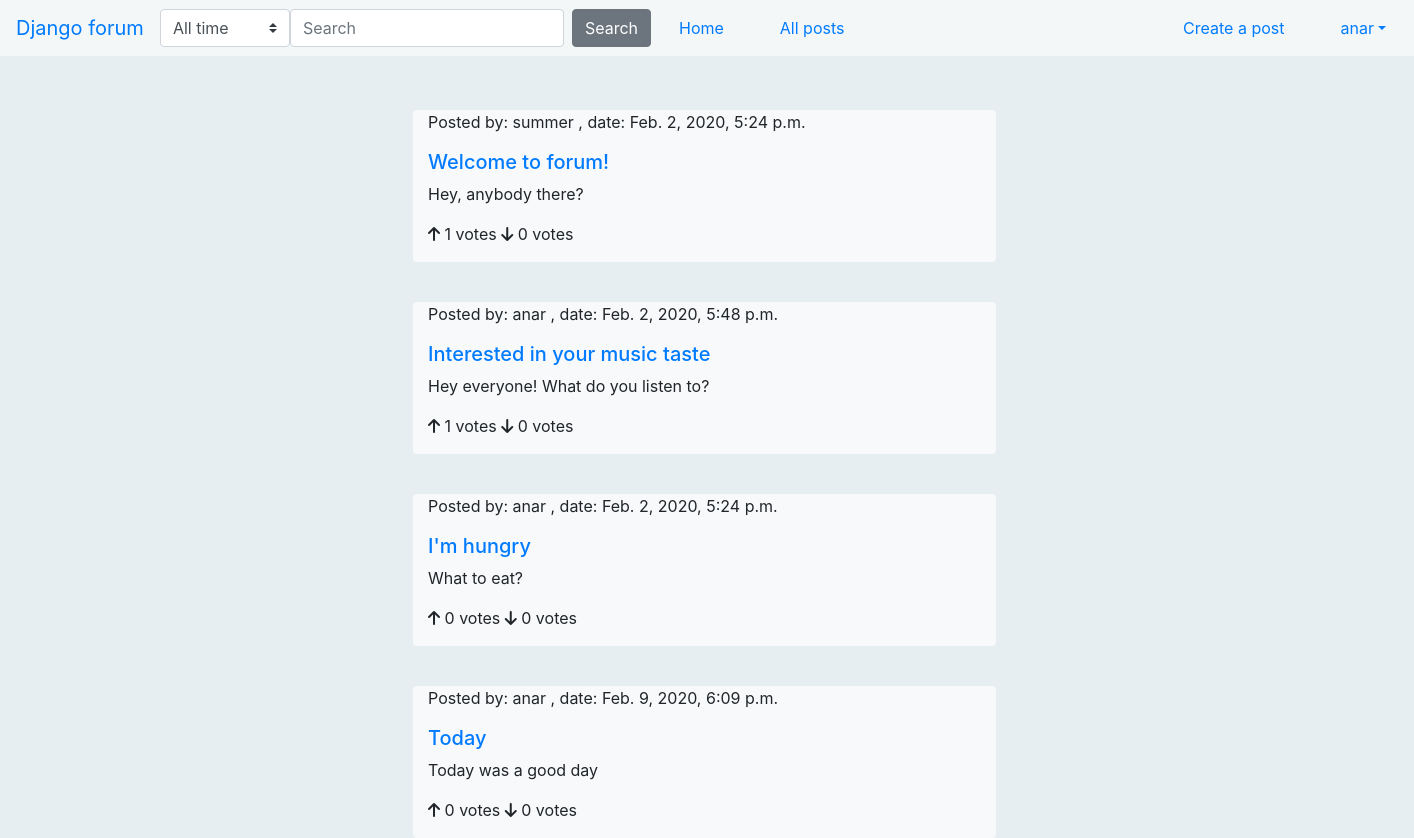
Screenshot of /forum/posts/ (signed in) with the database file from the repository.
### authentication/models.py (models this page shows)
class User(AbstractUser):
    def get_absolute_url(self):
        """Returns the url to access a particular user instance."""
        return reverse('user-detail', args=[str(self.id)])

### forum/models.py (models this page shows, shortened)
class Post(models.Model):
    title = models.CharField(max_length=100)
    body = models.TextField(max_length=1000)
    date_created = models.DateTimeField(auto_now_add=True)
    date_modified = models.DateTimeField(auto_now=True)
    author = models.ForeignKey(User, on_delete=models.CASCADE, null=True)
    topic = models.ManyToManyField(Topic, help_text="Select a topic for this post.")
    is_approved = models.BooleanField(default=False)
    votes_up = models.IntegerField(default=0, blank=True)
    votes_down = models.IntegerField(default=0, blank=True)
    def get_absolute_url(self):
        return reverse('post-detail', args=[str(self.id)])
    def display_topic(self):
        return '  '.join('#' + topic.name for topic in self.topic.all())
    display_topic.short_description = 'Topic'

### forum/views.py (the view)
# urls.py: path('posts/', views.PostListView.as_view(), name='posts'),
class PostListView(generic.ListView):
    model = Post
    paginate_by = 5
    template_name = 'forum/post_list.html'
    def get_queryset(self):
        return Post.objects.order_by('-votes_up')

### templates/forum/post_list.html (shortened to what this page needs)
{% extends 'base.html' %}
{% block content %}
    {% if post_list %}
        {% for post in post_list %}
            <div id="post-block" class="row justify-content-center">
                <div class="col-md-5 bg-light rounded">
                    <p>Posted by: {{ post.author.username }} , date: {{ post.date_created }} </p>
                    <a href="{{ post.get_absolute_url }}">
                        <h5 style="align: left">{{ post.title }}</h5>
                    </a>
                    <p>{{ post.body }}</p>
                    <p><i class="fas fa-arrow-up"></i> {{ post.votes_up }} votes <i class="fas fa-arrow-down"></i> {{ post.votes_down }} votes </p>
                </div>
            </div>
        {% endfor %}
    {% else %}
        <p>There are no posts yet. :( </p>
    {% endif %}
{% endblock %}

### templates/menu.html (shortened to what this page needs)
<nav id="main-menu" class="navbar navbar-expand-md fixed-top">
    <a class="navbar-brand" href="{% url 'index' %}">Django forum</a>
    <div class="collapse navbar-collapse" id="MainMenu">
          <form class="form-inline my-2 my-lg-0"  action="{% url 'search_results' %}" method="get" >
              <select name="t" class="custom-select">
                  <option value="1">All time</option>
              </select>
              <input class="form-control mr-sm-2" name="q" type="text" placeholder="Search" aria-label="Search">
              <button class="btn btn-secondary my-2 my-sm-0" type="submit">Search</button>
          </form>
          <ul class="navbar-nav justify-content-center">
              <li class="nav-item active">
                  <a class="nav-link" href="{% url 'index' %}">Home</a>
              </li>
              <li class="nav-item">
                  <a class="nav-link" href="{% url 'posts' %}">All posts</a>
              </li>
          </ul>
          <ul class="navbar-nav" id="right-side">
              {% if not user.is_authenticated %}
                  <li class="nav-item">
                      <a class="btn btn-primary" href="{% url 'login' %}?next={{request.path}}" role="button">Log in</a>
                  </li>
                  <li class="nav-item">
                      <a class="btn btn-primary" href="{% url 'signup' %}" role="button">Sign up</a>
                  </li>
              {% else %}
                  <li class="nav-item">
                      <a class="nav-link" href="{% url 'post-create' %}">Create a post</a>
                  </li>
                  <li id="side-drop" class="nav-item dropdown show">
                      <a href="" class="nav-link dropdown-toggle" id="dropdown01" data-toggle="dropdown" aria-haspopup="true" aria-expanded="false">{{ user.username }}</a>
                  </li>
              {% endif %}
          </ul>
    </div>
</nav>

### forum/static/base.css (style rules this page uses)
body { background: #E6EEF1; padding-left: 20px; padding-top: 70px; }
#main-menu { background-color: rgba(255,255,255,0.5); }
.navbar-nav li { margin-left: 20px; margin-right: 20px; }
#right-side { position: absolute; right: 0; }
select.custom-select { width: 130px; }

### templates/forum/post_list.html (style rules this page uses)
#post-block { margin-top: 40px; width: 1399px; }

### rows the page displays
User: username "anar"
Post: author.username "summer", date_created "Feb. 2, 2020, 5:24 p.m.", title "Welcome to forum!", body "Hey, anybody there?", votes_up "1", votes_down "0"
Post: author.username "anar", date_created "Feb. 2, 2020, 5:48 p.m.", title "Interested in your music taste", body "Hey everyone! What do you listen to?", votes_up "1", votes_down "0"
Post: author.username "anar", date_created "Feb. 2, 2020, 5:24 p.m.", title "I'm hungry", body "What to eat?", votes_up "0", votes_down "0"
Post: author.username "anar", date_created "Feb. 9, 2020, 6:09 p.m.", title "Today", body "Today was a good day", votes_up "0", votes_down "0"
